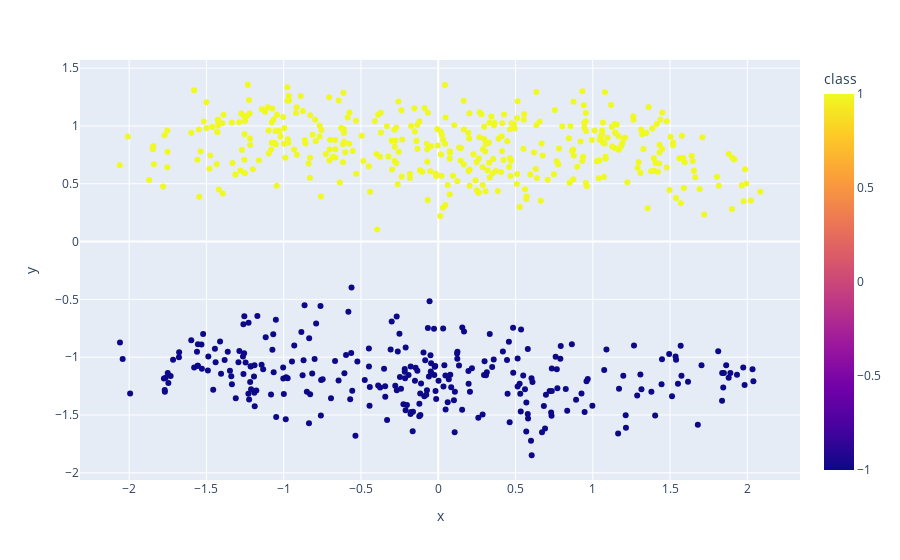

The notebook cell this image was saved under:
### Code cell
fig_std_scaled

### Figure 1 — Plotly figure (JSON) as saved in the notebook; plotly's stock layout.template omitted (floating-point values rounded to 4 significant figures; data arrays with more than 128 entries replaced by an {"elided": "..."} marker saying what was removed)
{"data": [{"hovertemplate": "x=%{x}<br>y=%{y}<br>class=%{marker.color}<extra></extra>", "legendgroup": "", "marker": {"color": {"elided": "670 int values"}, "coloraxis": "coloraxis", "symbol": "circle"}, "mode": "markers", "name": "", "orientation": "v", "showlegend": false, "type": "scatter", "x": {"elided": "670 float values"}, "xaxis": "x", "y": {"elided": "670 float values"}, "yaxis": "y"}], "layout": {"coloraxis": {"colorbar": {"title": {"text": "class"}}, "colorscale": [[0, "#0d0887"], [0.1111, "#46039f"], [0.2222, "#7201a8"], [0.3333, "#9c179e"], [0.4444, "#bd3786"], [0.5556, "#d8576b"], [0.6667, "#ed7953"], [0.7778, "#fb9f3a"], [0.8889, "#fdca26"], [1, "#f0f921"]]}, "legend": {"tracegroupgap": 0}, "margin": {"t": 60}, "xaxis": {"anchor": "y", "domain": [0, 1], "title": {"text": "x"}}, "yaxis": {"anchor": "x", "domain": [0, 1], "title": {"text": "y"}}}}
